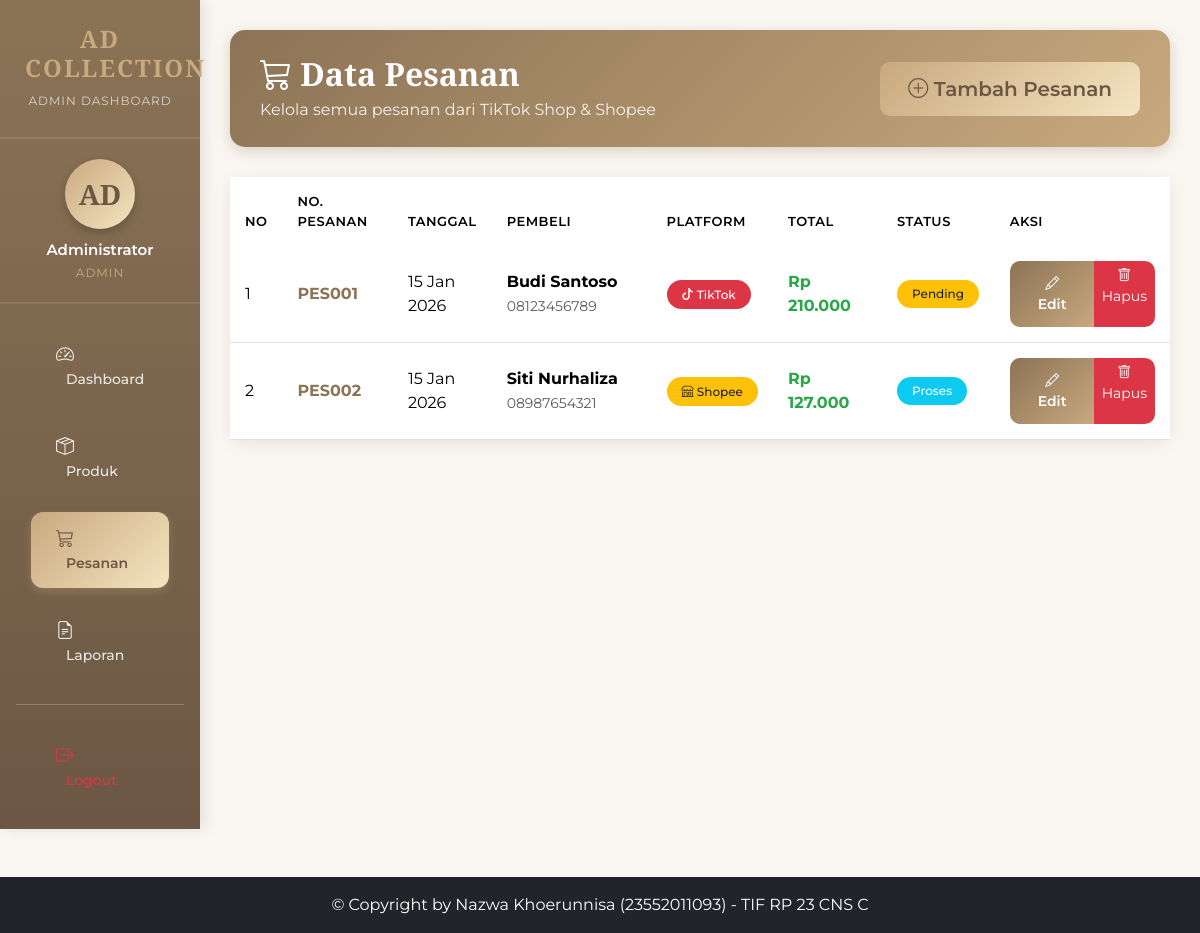
Page /orders/index.php (signed in) on the earlier database version.
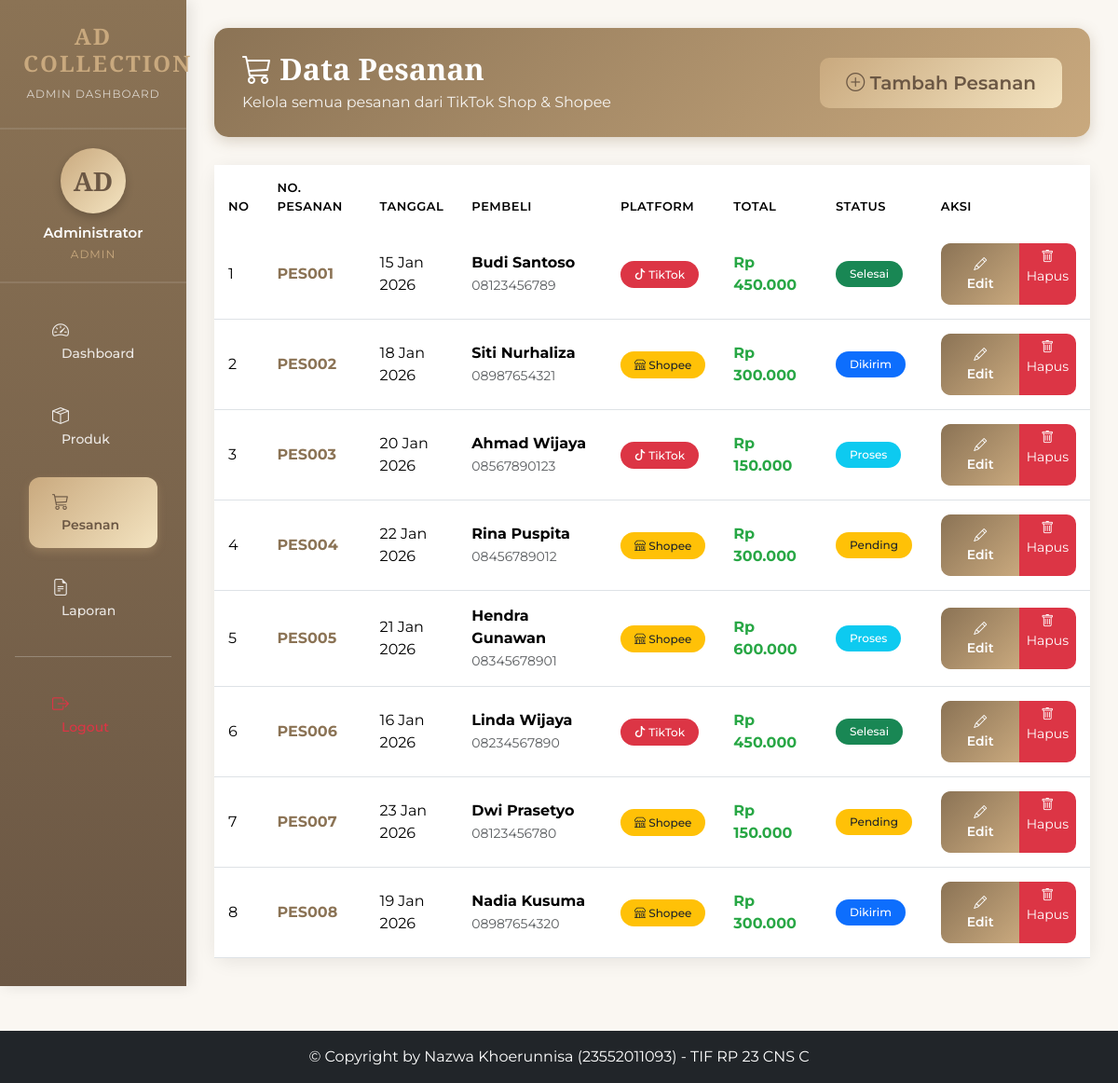
Same page on the later database version.
### tables this page shows
CREATE TABLE IF NOT EXISTS orders (
    id INT PRIMARY KEY AUTO_INCREMENT,
    nomor_pesanan VARCHAR(50) UNIQUE NOT NULL,
    user_id INT,
    nama_pembeli VARCHAR(100) NOT NULL,
    email_pembeli VARCHAR(100),
    nomor_telepon VARCHAR(15),
    alamat_pengiriman TEXT,
    platform ENUM('tiktok', 'shopee', 'manual') DEFAULT 'manual',
    status ENUM('pending', 'proses', 'dikirim', 'selesai', 'batal') DEFAULT 'pending',
    total DECIMAL(12, 2) NOT NULL,
    tanggal DATE NOT NULL,
    catatan TEXT,
    created_at TIMESTAMP DEFAULT CURRENT_TIMESTAMP,
    updated_at TIMESTAMP DEFAULT CURRENT_TIMESTAMP ON UPDATE CURRENT_TIMESTAMP,
    FOREIGN KEY (user_id) REFERENCES users(id) ON DELETE SET NULL
);

### config/database.php (called while the page is built, shortened)
<?php
function rupiah($angka) {
    return "Rp " . number_format($angka, 0, ',', '.');
}
function tanggal_indo($tanggal) {
    $bulan = [1 => 'Jan', 'Feb', 'Mar', 'Apr', 'Mei', 'Jun', 'Jul', 'Agu', 'Sep', 'Okt', 'Nov', 'Des'];
    $pecah = explode('-', $tanggal);
    return $pecah[2] . ' ' . $bulan[(int)$pecah[1]] . ' ' . $pecah[0];
}
?>

### orders/index.php (the view, shortened to what the changed rows need)
<?php
require_once '../config/database.php';
$query = "SELECT * FROM orders ORDER BY created_at DESC";
$orders = mysqli_query($conn, $query);
include '../includes/header.php';
?>
<div class="container-fluid">
    <div class="row">
        <main class="col-12 col-md-10 main-content">
            <div class="page-header">
                <div class="d-flex justify-content-between align-items-center">
                    <div>
                        <h2><i class="bi bi-cart3"></i> Data Pesanan</h2>
                    </div>
                </div>
            </div>
            <div class="card">
                <div class="card-body p-0">
                    <div class="table-responsive">
                        <table class="table table-hover mb-0">
                            <thead>
                                <tr>
                                    <th width="5%">No</th>
                                    <th width="12%">No. Pesanan</th>
                                    <th width="10%">Tanggal</th>
                                    <th width="18%">Pembeli</th>
                                    <th width="10%">Platform</th>
                                    <th width="12%">Total</th>
                                    <th width="12%">Status</th>
                                    <th width="13%">Aksi</th>
                                </tr>
                            </thead>
                            <tbody>
                                <?php if(mysqli_num_rows($orders) > 0): ?>
                                    <?php $no = 1; ?>
                                    <?php while($order = mysqli_fetch_assoc($orders)): ?>
                                        <tr>
                                            <td><?= $no++ ?></td>
                                            <td>
                                                <strong style="color: var(--primary-brown);"><?= $order['nomor_pesanan'] ?></strong>
                                            </td>
                                            <td><?= tanggal_indo($order['tanggal']) ?></td>
                                            <td>
                                                <strong><?= $order['nama_pembeli'] ?></strong>
                                                <br>
                                                <small class="text-muted"><?= $order['nomor_telepon'] ?></small>
                                            </td>
                                            <td>
                                                <?php if($order['platform'] == 'tiktok'): ?>
                                                    <span class="badge bg-danger">
                                                        <i class="bi bi-tiktok"></i> TikTok
                                                    </span>
                                                <?php else: ?>
                                                    <span class="badge bg-warning text-dark">
                                                        <i class="bi bi-shop"></i> Shopee
                                                    </span>
                                                <?php endif; ?>
                                            </td>
                                            <td>
                                                <strong style="color: #28a745;"><?= rupiah($order['total']) ?></strong>
                                            </td>
                                            <td>
                                                <?php
                                                $badge_class = [
                                                    'pending' => 'bg-warning text-dark',
                                                    'proses' => 'bg-info',
                                                    'dikirim' => 'bg-primary',
                                                    'selesai' => 'bg-success',
                                                    'batal' => 'bg-danger'
                                                ];
                                                ?>
                                                <span class="badge <?= $badge_class[$order['status']] ?? 'bg-secondary' ?>">
                                                    <?= ucfirst($order['status']) ?>
                                                </span>
                                            </td>
                                            <td>
                                                <div class="btn-group" role="group">
                                                    <a href="edit.php?id=<?= $order['id'] ?>"
                                                       class="btn btn-sm btn-primary"
                                                       title="Edit">
                                                        <i class="bi bi-pencil"></i> Edit
                                                    </a>
                                                    <a href="delete.php?id=<?= $order['id'] ?>"
                                                       class="btn btn-sm btn-danger"
                                                       onclick="return confirm('Yakin ingin menghapus pesanan <?= $order['nomor_pesanan'] ?>?')"
                                                       title="Hapus">
                                                        <i class="bi bi-trash"></i> Hapus
                                                    </a>
                                                </div>
                                            </td>
                                        </tr>
                                    <?php endwhile; ?>
                                <?php endif; ?>
                            </tbody>
                        </table>
                    </div>
                </div>
            </div>
        </main>
    </div>
</div>
<?php include '../includes/footer.php'; ?>

Differences in the rows shown:
changed orders "PES001": total "Rp 210.000" → "Rp 450.000"; status "Pending" → "Selesai"
changed orders "PES002": tanggal "15 Jan 2026" → "18 Jan 2026"; total "Rp 127.000" → "Rp 300.000"; status "Proses" → "Dikirim"
added orders: nomor_pesanan "PES003", tanggal "20 Jan 2026", nama_pembeli "Ahmad Wijaya", nomor_telepon "08567890123", platform "tiktok" (drawn), total "Rp 150.000", status "Proses"
added orders: nomor_pesanan "PES004", tanggal "22 Jan 2026", nama_pembeli "Rina Puspita", nomor_telepon "08456789012", platform "shopee" (drawn), total "Rp 300.000", status "Pending"
added orders: nomor_pesanan "PES005", tanggal "21 Jan 2026", nama_pembeli "Hendra Gunawan", nomor_telepon "08345678901", platform "manual" (drawn), total "Rp 600.000", status "Proses"
added orders: nomor_pesanan "PES006", tanggal "16 Jan 2026", nama_pembeli "Linda Wijaya", nomor_telepon "08234567890", platform "tiktok" (drawn), total "Rp 450.000", status "Selesai"
added orders: nomor_pesanan "PES007", tanggal "23 Jan 2026", nama_pembeli "Dwi Prasetyo", nomor_telepon "08123456780", platform "shopee" (drawn), total "Rp 150.000", status "Pending"
added orders: nomor_pesanan "PES008", tanggal "19 Jan 2026", nama_pembeli "Nadia Kusuma", nomor_telepon "08987654320", platform "manual" (drawn), total "Rp 300.000", status "Dikirim"
